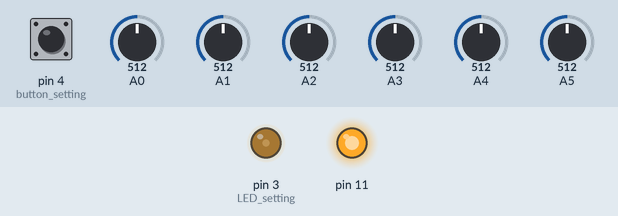
The sketch below on a simulated Arduino Uno, built with avr-gcc and run on an emulated ATmega328P. On the bench: output pins drawn as LEDs (lit = HIGH). The inputs (shaded band) are chosen by the test bench; at power-on: A1 = 512, A2 = 512, A4 = 512, A0 = 512, pin 4 (button_setting) HIGH, A3 = 512, A5 = 512. EEPROM starts erased.

Above: at 1.2 s.
1.3 s: A1 set to 423
2.8 s: A1 set to 403
5.8 s: A2 set to 306
At 6.85 s:
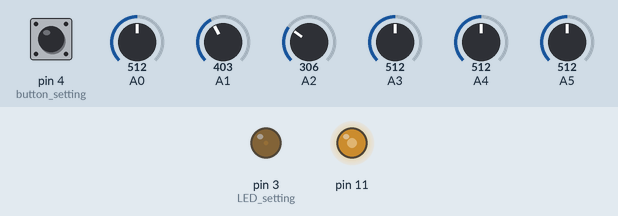
Timing chart, 0 to 6.8 s (numbered marks = the images above; inputs shaded):
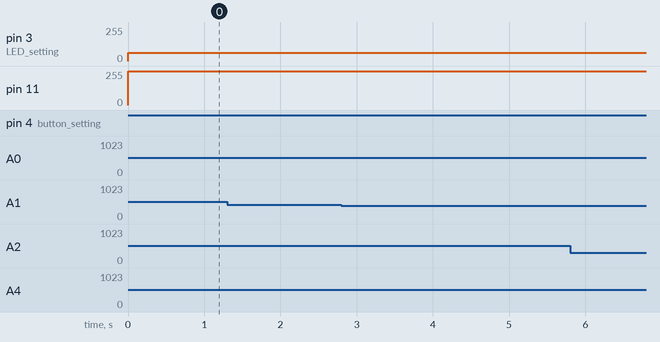

The sketch:

lfo.ino
```cpp
/*
HAGIWO MOD1 LFO Ver1.0
Simple LFO. Various CV inputs allow you to create chaotic CVs.

--Pin assign---
POT1  A0  frequeny
POT2  A1  waveform seslect
POT3  A2  output level
F1    A3  frequency CV in
F2    A4  waveform CV in
F3    A5  output level CV in
F4    D11 output
BUTTON    change frequency range
LED       output
EEPROM    Saves the frequency range when the button is pressed
*/
#include <EEPROM.h>
#include "waves.h"

#define Brightness 64//Adjust according to the luminance of the LEDs used. Value range is 0-255

float lfoFrequeny = 0.1;
int waveHeight = 255;
int waveForm = 0;
float waveIndex = 0;
long outputValue = 0;
int outputLed = 0;
int freqRange = 1;

unsigned long previousMillis = 0;  // previous sample time
unsigned long currentMillis = 0;

bool lastButtonState = HIGH;             // last button sutate
unsigned long buttonPreviousMillis = 0;  // previous button pushed time
const unsigned long debounceDelay = 50;  // debounce time (msec)

void setup() {
  pinMode(4, INPUT_PULLUP);  //button setting
  pinMode(3, OUTPUT);        //LED setting
  pinMode(11, OUTPUT);

  freqRange = EEPROM.read(0);

  TCCR2A = (1 << WGM21) | (1 << WGM20) | (1 << COM2B1);//fast PWM 62.5kHz setting
  TCCR2B = (1 << CS20);//fast PWM 62.5kHz setting
  TCCR1A = (1 << WGM11) | (1 << COM1A1);//fast PWM 62.5kHz setting
  TCCR1B = (1 << WGM13) | (1 << WGM12) | (1 << CS10);//fast PWM 62.5kHz setting
  ICR1 = 255;//fast PWM 62.5kHz setting

}

void loop() {
  currentMillis = millis();

  // Detection of button press
  int reading = digitalRead(4);
  if (currentMillis - buttonPreviousMillis > debounceDelay) {
    if (reading == LOW && lastButtonState == HIGH) {  // when button pusshed
      freqRange = (freqRange == 1) ? 10 : 1;
      EEPROM.write(0, freqRange);
      buttonPreviousMillis = currentMillis;
    }
  }
  lastButtonState = reading;

  int potValueA0 = analogRead(A0);  //frequency
  int CVValueA3 = analogRead(A3);   //frequency
  lfoFrequeny = min(potValueA0 + CVValueA3, 1023) * 0.0015 * freqRange;

  int potValueA1 = analogRead(A1);  //waveform
  int CVValueA4 = analogRead(A4);   //waveform
  waveForm = min(potValueA1 + CVValueA4, 1023);

  int potValueA2 = analogRead(A2);  //level
  int CVValueA5 = analogRead(A5);   //level
  waveHeight = min(potValueA2 / 4 + CVValueA5 / 4, 255);

  if (currentMillis - previousMillis >= 1) {
    previousMillis = currentMillis;

    if (waveForm <= 102) {
      outputValue = pgm_read_byte(&SinTable[(int)waveIndex]) * waveHeight / 255;
    } else if (waveForm <= 308) {
      outputValue = pgm_read_byte(&TriTable[(int)waveIndex]) * waveHeight / 255;
    } else if (waveForm <= 514) {
      outputValue = pgm_read_byte(&SquTable[(int)waveIndex]) * waveHeight / 255;
    } else if (waveForm <= 720) {
      outputValue = pgm_read_byte(&SawTable[(int)waveIndex]) * waveHeight / 255;
    } else if (waveForm <= 926) {
      outputValue = pgm_read_byte(&SawRevWaveTable[(int)waveIndex]) * waveHeight / 255;
    } else {
      outputValue = pgm_read_byte(&MaxTable[(int)waveIndex]) * waveHeight / 255;
    }

    analogWrite(11, outputValue);  //output LFO waveform
    analogWrite(3, (byte)outputValue *Brightness /255);  //output LED


    waveIndex = waveIndex + lfoFrequeny + 0.01;
    if (waveIndex >= TABLE_SIZE) {
      waveIndex -= TABLE_SIZE;
    }
  };
}
```

Source omitted: waves.h (data table, 28973 bytes)
